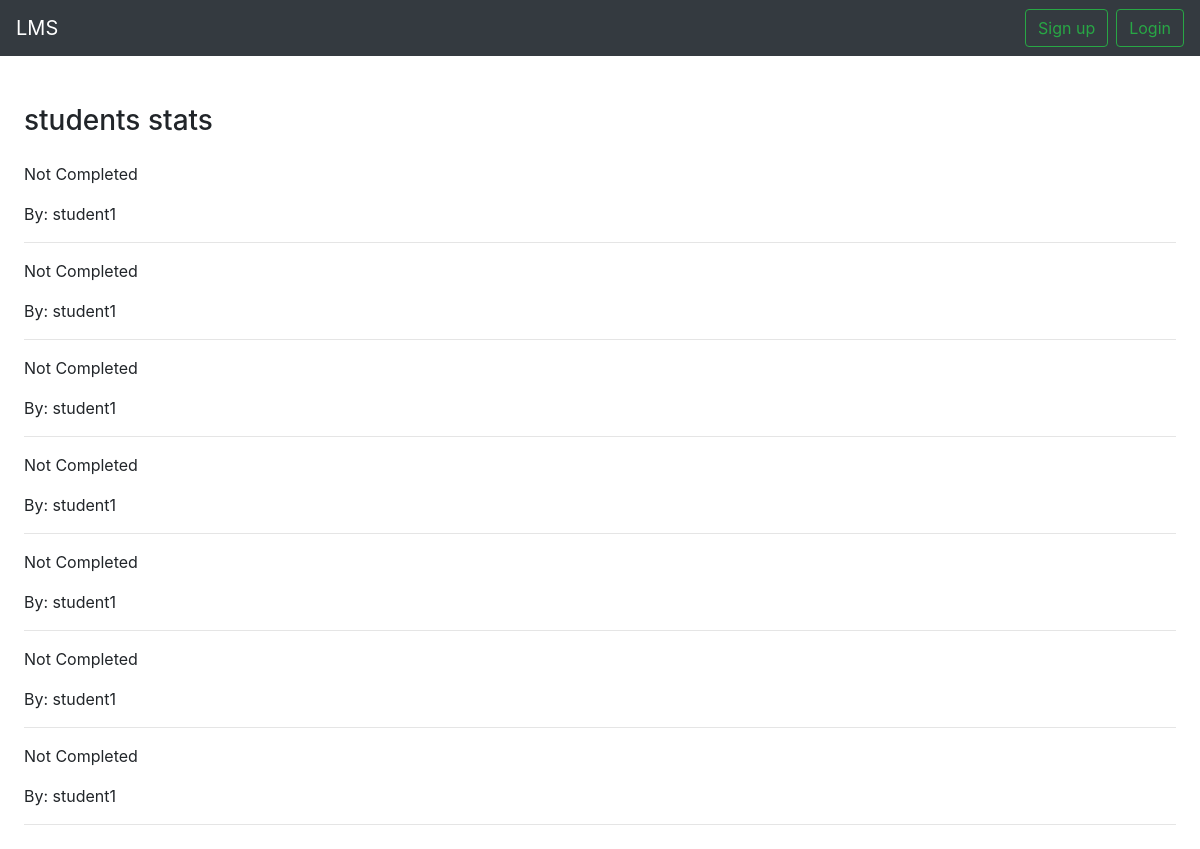
Screenshot of /topic_unit_stats/1/1/ with the database file from the repository.
### courses/models.py (models this page shows, shortened)
class mytopics(models.Model):
    user = models.ForeignKey(User, on_delete=models.CASCADE)
    coursetopic  = models.ForeignKey(courseTopic, on_delete=models.CASCADE)
    documents = models.ManyToManyField(myFiles, blank=True)
    done = models.BooleanField(default=False)

### courses/views.py (the view)
# urls.py: path('topic_unit_stats/<topicid>/<documentid>/', views.topic_unit_stats, name='topic-unit-stats'),
def topic_unit_stats(request, topicid, documentid):
    my_topics = mytopics.objects.filter(coursetopic__id=topicid)
    coursetopic = courseTopic.objects.get(id=topicid)
    return render(request, "topic_unit_stats.html", {'my_topics': my_topics, 'documentid': documentid, 'coursetopic': coursetopic})

### templates/topic_unit_stats.html
{% extends 'base.html' %}
{% load custom_tags %}
{% block content %}
  <div class="m-4">
    <h3 class="mt-5 mb-4">students stats </h3>
    {% if my_topics %}
        {% for my_topic in my_topics %}
            <div>
                {% if my_topic.id|unit_status:document.id %}
                    <p>Completed</p>
                {% else %}
                    <p>Not Completed</p>
                {% endif %}
                <p>By: {{my_topic.user.username}}</p>
            </div>
            <hr />
        {% endfor %}
    {% else %}
            <h3>Nobody have completed this...</h3>
    {% endif %}
  </div>
{% endblock content %}

### rows the page displays
mytopics: shows "Not Completed", user.username "student1"
mytopics: shows "Not Completed", user.username "student1"
mytopics: shows "Not Completed", user.username "student1"
mytopics: shows "Not Completed", user.username "student1"
mytopics: shows "Not Completed", user.username "student1"
mytopics: shows "Not Completed", user.username "student1"
mytopics: shows "Not Completed", user.username "student1"
